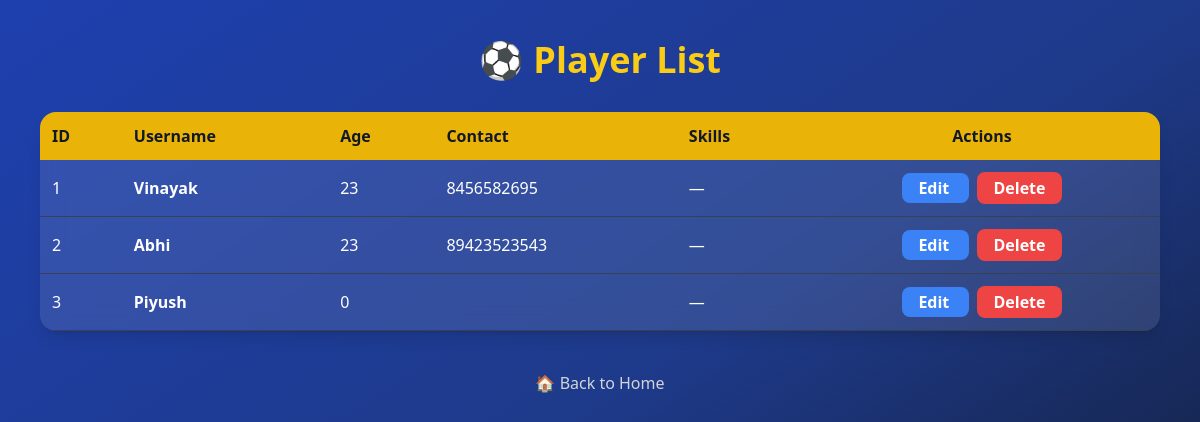
/players/ (signed in), run on the app's committed database.
### players/models.py (models this page shows, shortened)
class Player(models.Model):
    user = models.OneToOneField(User, on_delete=models.CASCADE)
    age = models.IntegerField()
    contact = models.CharField(max_length=15)
    skills = models.TextField(blank=True, null=True)

### users/models.py (models this page shows)
class User(AbstractUser):
    ROLE_CHOICES = (
        ('admin', 'Administrator'),
        ('coach', 'Coach'),
        ('player', 'Player'),
    )
    role = models.CharField(max_length=20, choices=ROLE_CHOICES)

### players/views.py (the view)
# urls.py: path('', views.player_list, name='player_list'),
@login_required
def player_list(request):
    if request.user.role in ['admin', 'coach']:
        players = Player.objects.select_related('user').all()
    else:
        players = Player.objects.filter(user=request.user)
    return render(request, 'players/player_list.html', {'players': players})

### players/templates/players/player_list.html (shortened to what this page needs)
<!DOCTYPE html>
<html lang="en">
<head>
  <script src="https://cdn.tailwindcss.com"></script>
</head>
<body class="bg-gradient-to-br from-blue-800 via-blue-900 to-gray-900 text-white min-h-screen">
  <div class="max-w-6xl mx-auto py-10 px-4">
    <h1 class="text-4xl font-extrabold text-center text-yellow-400 mb-8">⚽ Player List</h1>
    <div class="overflow-x-auto bg-white/10 backdrop-blur-md rounded-2xl shadow-lg">
      <table class="w-full text-left">
        <thead class="bg-yellow-500 text-gray-900">
          <tr>
            <th class="p-3">ID</th>
            <th class="p-3">Username</th>
            <th class="p-3">Age</th>
            <th class="p-3">Contact</th>
            <th class="p-3">Skills</th>
            <th class="p-3 text-center">Actions</th>
          </tr>
        </thead>
        <tbody>
          {% for player in players %}
          <tr class="border-b border-gray-700 hover:bg-white/5 transition">
            <td class="p-3">{{ player.id }}</td>
            <td class="p-3 font-semibold">{{ player.user.username }}</td>
            <td class="p-3">{{ player.age }}</td>
            <td class="p-3">{{ player.contact }}</td>
            <td class="p-3">{{ player.skills|default:"—" }}</td>
            <td class="p-3 text-center">
              <a href="{% url 'player_update' player.id %}"
                 class="bg-blue-500 hover:bg-blue-600 text-white font-semibold px-4 py-1 rounded-lg transition">
                Edit
              </a>
              <form action="{% url 'player_delete' player.id %}" method="POST" class="inline">
                <button type="submit"
                        onclick="return confirm('Are you sure you want to delete this player?')"
                        class="bg-red-500 hover:bg-red-600 text-white font-semibold px-4 py-1 rounded-lg transition ml-2">
                  Delete
                </button>
              </form>
            </td>
          </tr>
          {% empty %}
          <tr>
            <td colspan="6" class="text-center p-4 text-gray-300">No players found.</td>
          </tr>
          {% endfor %}
        </tbody>
      </table>
    </div>
    <div class="text-center mt-10">
      <a href="{% url 'home' %}" class="text-gray-300 hover:text-yellow-300 transition">
        🏠 Back to Home
      </a>
    </div>
  </div>
</body>
</html>

### data on the page
Player: id "1", user.username "Vinayak", age "23", contact "8456582695", skills "—"
Player: id "2", user.username "Abhi", age "23", contact "89423523543", skills "—"
Player: id "3", user.username "Piyush", age "0", skills "—"
